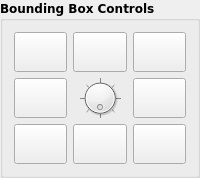
       <widget class="QGroupBox" name="bbox_controls">
        <property name="font">
         <font>
          <family>DejaVu Sans,Arial</family>
          <weight>75</weight>
          <bold>true</bold>
         </font>
        </property>
        <property name="layoutDirection">
         <enum>Qt::LeftToRight</enum>
        </property>
        <property name="styleSheet">
         <string notr="true"/>
        </property>
        <property name="title">
         <string>Bounding Box Controls</string>
        </property>
        <layout class="QGridLayout" name="gridLayout">
         <item row="0" column="0">
          <widget class="QPushButton" name="button_bbox_up">
           <property name="sizePolicy">
            <sizepolicy hsizetype="Ignored" vsizetype="Fixed">
             <horstretch>0</horstretch>
             <verstretch>0</verstretch>
            </sizepolicy>
           </property>
           <property name="minimumSize">
            <size>
             <width>0</width>
             <height>40</height>
            </size>
           </property>
           <property name="baseSize">
            <size>
             <width>0</width>
             <height>0</height>
            </size>
           </property>
           <property name="toolTip">
            <string>Move bounding box up. [Q]</string>
           </property>
           <property name="text">
            <string/>
           </property>
           <property name="icon">
            <iconset>
             <normaloff>icons/upload.svg</normaloff>icons/upload.svg</iconset>
           </property>
           <property name="iconSize">
            <size>
             <width>25</width>
             <height>25</height>
            </size>
           </property>
           <property name="autoRepeat">
            <bool>true</bool>
           </property>
           <property name="autoRepeatDelay">
            <number>100</number>
           </property>
           <property name="autoRepeatInterval">
            <number>25</number>
           </property>
          </widget>
         </item>
         <item row="0" column="2">
          <widget class="QPushButton" name="button_bbox_down">
           <property name="sizePolicy">
            <sizepolicy hsizetype="Ignored" vsizetype="Fixed">
             <horstretch>0</horstretch>
             <verstretch>0</verstretch>
            </sizepolicy>
           </property>
           <property name="minimumSize">
            <size>
             <width>0</width>
             <height>40</height>
            </size>
           </property>
           <property name="baseSize">
            <size>
             <width>0</width>
             <height>0</height>
            </size>
           </property>
           <property name="toolTip">
            <string>Move bounding box down. [E]</string>
           </property>
           <property name="text">
            <string/>
           </property>
           <property name="icon">
            <iconset>
             <normaloff>icons/download.svg</normaloff>icons/download.svg</iconset>
           </property>
           <property name="iconSize">
            <size>
             <width>25</width>
             <height>25</height>
            </size>
           </property>
           <property name="autoRepeat">
            <bool>true</bool>
           </property>
           <property name="autoRepeatDelay">
            <number>100</number>
           </property>
           <property name="autoRepeatInterval">
            <number>25</number>
           </property>
          </widget>
         </item>
         <item row="1" column="2">
          <widget class="QPushButton" name="button_bbox_right">
           <property name="sizePolicy">
            <sizepolicy hsizetype="Ignored" vsizetype="Fixed">
             <horstretch>0</horstretch>
             <verstretch>0</verstretch>
            </sizepolicy>
           </property>
           <property name="minimumSize">
            <size>
             <width>0</width>
             <height>40</height>
            </size>
           </property>
           <property name="baseSize">
            <size>
             <width>0</width>
             <height>0</height>
            </size>
           </property>
           <property name="toolTip">
            <string>Move bounding box right. [D]</string>
           </property>
           <property name="text">
            <string/>
           </property>
           <property name="icon">
            <iconset>
             <normaloff>icons/arrow-right-bold.svg</normaloff>icons/arrow-right-bold.svg</iconset>
           </property>
           <property name="iconSize">
            <size>
             <width>30</width>
             <height>30</height>
            </size>
           </property>
           <property name="autoRepeat">
            <bool>true</bool>
           </property>
           <property name="autoRepeatDelay">
            <number>100</number>
           </property>
           <property name="autoRepeatInterval">
            <number>25</number>
           </property>
          </widget>
         </item>
         <item row="1" column="0">
          <widget class="QPushButton" name="button_bbox_left">
           <property name="sizePolicy">
            <sizepolicy hsizetype="Ignored" vsizetype="Fixed">
             <horstretch>0</horstretch>
             <verstretch>0</verstretch>
            </sizepolicy>
           </property>
           <property name="minimumSize">
            <size>
             <width>0</width>
             <height>40</height>
            </size>
           </property>
           <property name="baseSize">
            <size>
             <width>0</width>
             <height>0</height>
            </size>
           </property>
           <property name="toolTip">
            <string>Move bounding box left. [A]</string>
           </property>
           <property name="text">
            <string/>
           </property>
           <property name="icon">
            <iconset>
             <normaloff>icons/arrow-left-bold.svg</normaloff>icons/arrow-left-bold.svg</iconset>
           </property>
           <property name="iconSize">
            <size>
             <width>30</width>
             <height>30</height>
            </size>
           </property>
           <property name="autoRepeat">
            <bool>true</bool>
           </property>
           <property name="autoRepeatDelay">
            <number>100</number>
           </property>
           <property name="autoRepeatInterval">
            <number>25</number>
           </property>
          </widget>
         </item>
         <item row="0" column="1">
          <widget class="QPushButton" name="button_bbox_backward">
           <property name="sizePolicy">
            <sizepolicy hsizetype="Ignored" vsizetype="Fixed">
             <horstretch>0</horstretch>
             <verstretch>0</verstretch>
            </sizepolicy>
           </property>
           <property name="minimumSize">
            <size>
             <width>0</width>
             <height>40</height>
            </size>
           </property>
           <property name="baseSize">
            <size>
             <width>0</width>
             <height>0</height>
            </size>
           </property>
           <property name="toolTip">
            <string>Move bounding box backward. [W]</string>
           </property>
           <property name="icon">
            <iconset>
             <normaloff>icons/arrow-up-bold.svg</normaloff>icons/arrow-up-bold.svg</iconset>
           </property>
           <property name="iconSize">
            <size>
             <width>30</width>
             <height>30</height>
            </size>
           </property>
           <property name="autoRepeat">
            <bool>true</bool>
           </property>
           <property name="autoRepeatDelay">
            <number>100</number>
           </property>
           <property name="autoRepeatInterval">
            <number>25</number>
           </property>
          </widget>
         </item>
         <item row="2" column="1">
          <widget class="QPushButton" name="button_bbox_forward">
           <property name="sizePolicy">
            <sizepolicy hsizetype="Ignored" vsizetype="Fixed">
             <horstretch>0</horstretch>
             <verstretch>0</verstretch>
            </sizepolicy>
           </property>
           <property name="minimumSize">
            <size>
             <width>0</width>
             <height>40</height>
            </size>
           </property>
           <property name="baseSize">
            <size>
             <width>0</width>
             <height>0</height>
            </size>
           </property>
           <property name="toolTip">
            <string>Move bounding box forward. [S]</string>
           </property>
           <property name="text">
            <string/>
           </property>
           <property name="icon">
            <iconset>
             <normaloff>icons/arrow-down-bold.svg</normaloff>icons/arrow-down-bold.svg</iconset>
           </property>
           <property name="iconSize">
            <size>
             <width>30</width>
             <height>30</height>
            </size>
           </property>
           <property name="autoRepeat">
            <bool>true</bool>
           </property>
           <property name="autoRepeatDelay">
            <number>100</number>
           </property>
           <property name="autoRepeatInterval">
            <number>25</number>
           </property>
          </widget>
         </item>
         <item row="1" column="1">
          <widget class="QDial" name="dial_bbox_zrotation">
           <property name="sizePolicy">
            <sizepolicy hsizetype="Ignored" vsizetype="Ignored">
             <horstretch>0</horstretch>
             <verstretch>0</verstretch>
            </sizepolicy>
           </property>
           <property name="minimumSize">
            <size>
             <width>0</width>
             <height>0</height>
            </size>
           </property>
           <property name="toolTip">
            <string>Rotate bounding box around the Z-axis. [Y]/[X]</string>
           </property>
           <property name="maximum">
            <number>359</number>
           </property>
           <property name="value">
            <number>0</number>
           </property>
           <property name="sliderPosition">
            <number>0</number>
           </property>
           <property name="orientation">
            <enum>Qt::Horizontal</enum>
           </property>
           <property name="invertedAppearance">
            <bool>true</bool>
           </property>
           <property name="invertedControls">
            <bool>true</bool>
           </property>
           <property name="wrapping">
            <bool>true</bool>
           </property>
           <property name="notchTarget">
            <double>45.000000000000000</double>
           </property>
           <property name="notchesVisible">
            <bool>true</bool>
           </property>
          </widget>
         </item>
         <item row="2" column="0">
          <widget class="QPushButton" name="button_bbox_incr">
           <property name="sizePolicy">
            <sizepolicy hsizetype="Ignored" vsizetype="Fixed">
             <horstretch>0</horstretch>
             <verstretch>0</verstretch>
            </sizepolicy>
           </property>
           <property name="minimumSize">
            <size>
             <width>0</width>
             <height>40</height>
            </size>
           </property>
           <property name="font">
            <font>
             <family>DejaVu Sans,Arial</family>
             <pointsize>12</pointsize>
             <weight>75</weight>
             <bold>true</bold>
            </font>
           </property>
           <property name="toolTip">
            <string>Increase bounding box dimensions.</string>
           </property>
           <property name="text">
            <string/>
           </property>
           <property name="icon">
            <iconset>
             <normaloff>icons/plus-box-multiple-outline.svg</normaloff>icons/plus-box-multiple-outline.svg</iconset>
           </property>
           <property name="iconSize">
            <size>
             <width>25</width>
             <height>25</height>
            </size>
           </property>
           <property name="autoRepeat">
            <bool>true</bool>
           </property>
          </widget>
         </item>
         <item row="2" column="2">
          <widget class="QPushButton" name="button_bbox_decr">
           <property name="sizePolicy">
            <sizepolicy hsizetype="Ignored" vsizetype="Fixed">
             <horstretch>0</horstretch>
             <verstretch>0</verstretch>
            </sizepolicy>
           </property>
           <property name="minimumSize">
            <size>
             <width>0</width>
             <height>40</height>
            </size>
           </property>
           <property name="font">
            <font>
             <family>DejaVu Sans,Arial</family>
             <pointsize>12</pointsize>
             <weight>75</weight>
             <bold>true</bold>
            </font>
           </property>
           <property name="toolTip">
            <string>Decrease bounding box dimensions.</string>
           </property>
           <property name="text">
            <string/>
           </property>
           <property name="icon">
            <iconset>
             <normaloff>icons/minus-box-multiple-outline.svg</normaloff>icons/minus-box-multiple-outline.svg</iconset>
           </property>
           <property name="iconSize">
            <size>
             <width>25</width>
             <height>25</height>
            </size>
           </property>
           <property name="autoRepeat">
            <bool>true</bool>
           </property>
          </widget>
         </item>
        </layout>
       </widget>
